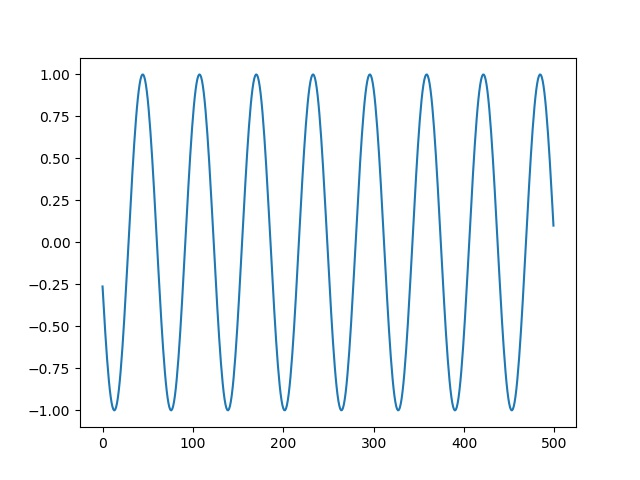
#> input picture image/img.jpg, 640 x 480 px
$ python vectorimage.py
#> lines starting #> are read from the running program, lines starting #| are printed output that depends on the picture
# -*- coding: utf-8 -*-
"""
Created on Thu Nov  7 19:46:01 2019

@author: jiang
"""

from PIL import Image
import math
import matplotlib
#matplotlib.rcParams['backend'] = 'SVG'
import matplotlib.pyplot as plt


List = []
n = 50
for i in range(500):
    List.append(math.sin(n))
    n -= 0.1
plt.plot(List)
plt.savefig('img.svg',format = 'svg')
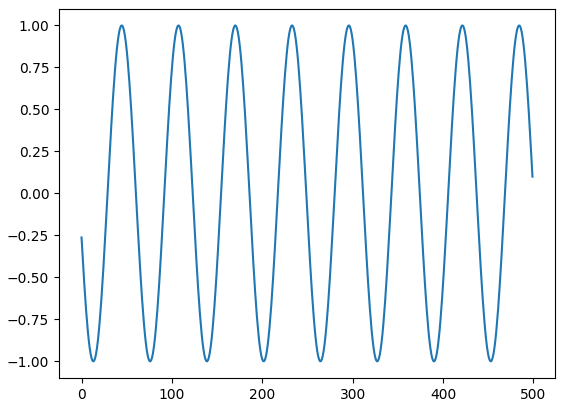
#> figure drawn by matplotlib, 1 panel; curve peaks at x = 233, y = 1

img = Image.open('img.jpg')
#> img is the input picture: PIL image 640x480 RGB; mean R, G, B 243.9, 247.1, 248.7
img.save('img.bmp')
